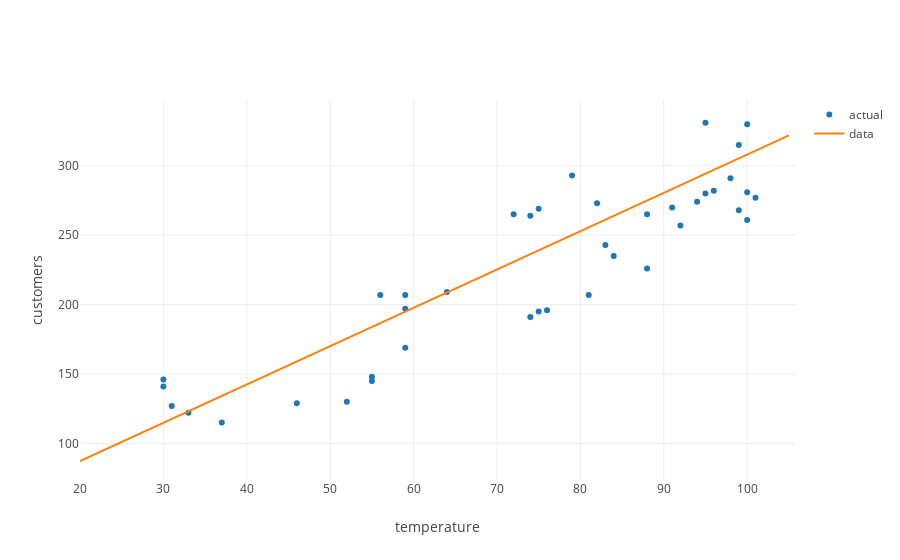

Write notebook code for a chart like this one.
### Code cell
updated_data_trace = trace_values(updated_random_temperatures, updated_noisy_customers, name = 'actual')
plot([updated_data_trace, model_trace], layout = layout)

### Figure 1 — Plotly figure (JSON) as saved in the notebook; plotly's stock layout.template omitted (floating-point values rounded to 4 significant figures)
{"data": [{"mode": "markers", "name": "actual", "text": [], "type": "scatter", "uid": "79536717-3282-4be3-9ec6-9dc32a769007", "x": [59, 31, 55, 99, 100, 59, 81, 95, 74, 75, 88, 64, 100, 30, 79, 95, 46, 96, 101, 56, 84, 37, 91, 76, 100, 55, 94, 82, 92, 75, 83, 74, 30, 98, 99, 72, 88, 33, 59, 52], "y": [207, 127, 148, 268, 330, 169, 207, 331, 191, 195, 226, 209, 261, 146, 293, 280, 129, 282, 277, 207, 235, 115, 270, 196, 281, 145, 274, 273, 257, 269, 243, 264, 141, 291, 315, 265, 265, 122, 197, 130]}, {"mode": "lines", "name": "data", "text": [], "type": "scatter", "uid": "53c4d1ef-4324-4142-a227-2cd7a6299567", "x": [20, 25, 30, 35, 40, 45, 50, 55, 60, 65, 70, 75, 80, 85, 90, 95, 100, 105], "y": [87.32, 101.1, 114.9, 128.7, 142.5, 156.3, 170.1, 183.9, 197.7, 211.5, 225.3, 239.1, 252.9, 266.7, 280.5, 294.3, 308.1, 321.9]}], "layout": {"autosize": true, "xaxis": {"autorange": true, "range": [20, 105.7], "title": {"text": "temperature"}, "type": "linear"}, "yaxis": {"autorange": true, "range": [73.58, 348.6], "title": {"text": "customers"}, "type": "linear"}}}
